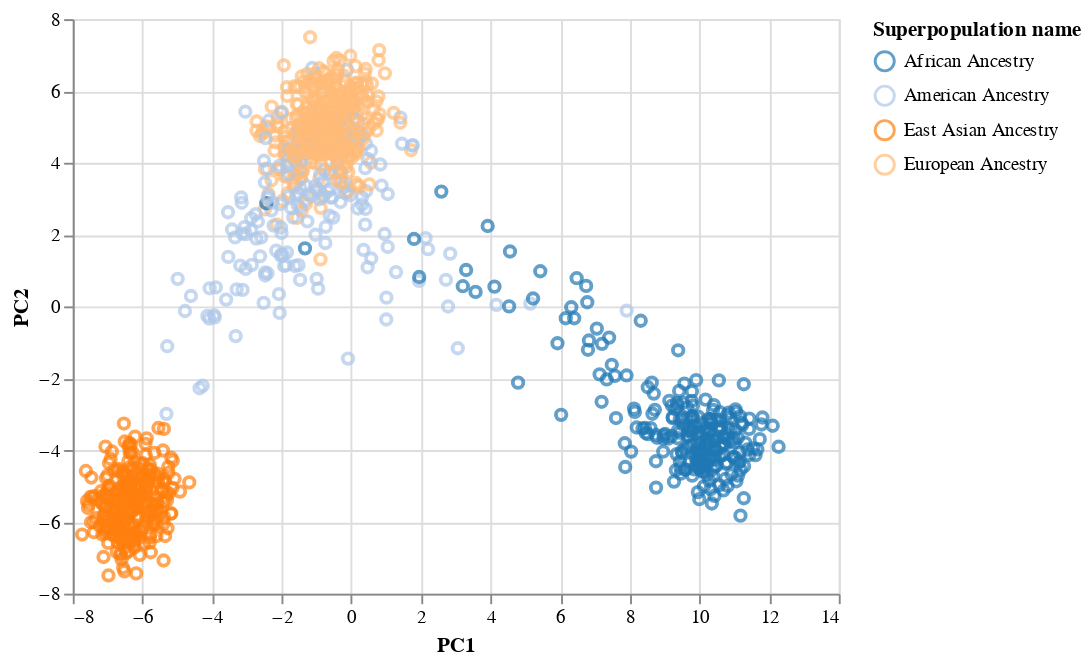

Notebook code for this chart:
### Markdown cell above
### PCA:

### Code cell
alt.Chart(df_plot).mark_point().encode(
    x='PC1',
    y='PC2',
    color=alt.Color('Superpopulation name', scale=alt.Scale(scheme='category20'))
)

### Figure 1 — Vega-Lite specification as saved in the notebook (floating-point values rounded to 4 significant figures; data arrays with more than 128 entries replaced by an {"elided": "..."} marker saying what was removed)
{"config": {"view": {"continuousWidth": 400, "continuousHeight": 300}}, "data": {"name": "data-05c22ba2718abc552ecdf04240e454df"}, "mark": "point", "encoding": {"color": {"field": "Superpopulation name", "scale": {"scheme": "category20"}, "type": "nominal"}, "x": {"field": "PC1", "type": "quantitative"}, "y": {"field": "PC2", "type": "quantitative"}}, "$schema": "https://vega.github.io/schema/vega-lite/v4.17.0.json", "datasets": {"data-05c22ba2718abc552ecdf04240e454df": {"elided": "1092 records"}}}
